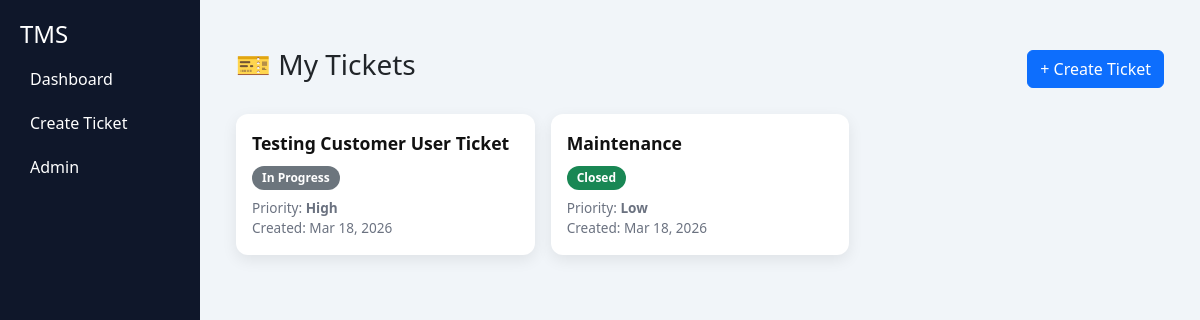
The page /my-tickets/ (signed in) on the database its author committed.
### tickets/models.py (models this page shows, shortened)
class Ticket(models.Model):
    title = models.CharField(max_length=255)
    description = models.TextField()
    department = models.CharField(max_length=100, default="General")
    project = models.CharField(max_length=100, default="General")
    priority = models.CharField(max_length=20, choices=PRIORITY_CHOICES)
    status = models.CharField(max_length=20, choices=STATUS_CHOICES, default='Open')
    created_at = models.DateTimeField(auto_now_add=True)
    sla_deadline = models.DateTimeField(null=True, blank=True)
    assigned_to = models.ForeignKey(User, on_delete=models.SET_NULL, null=True, blank=True, related_name='assigned_tickets')
    created_by = models.ForeignKey(User, on_delete=models.CASCADE, related_name='created_tickets')

### tickets/views.py (the view)
# urls.py: path('my-tickets/', views.my_tickets, name='my_tickets'),
@login_required
def my_tickets(request):
    tickets = Ticket.objects.filter(created_by=request.user)
    return render(request, 'tickets/my_tickets.html', {'tickets': tickets})

### tickets/context_processors.py (called while the page is built)
def user_roles(request):
    if request.user.is_authenticated:
        return {
            'is_customer': request.user.groups.filter(name='Customer').exists(),
            'is_agent': request.user.groups.filter(name='Support Agent').exists(),
            'is_admin': request.user.is_staff,
            "now": timezone.now(),
        }
    return {}

### tickets/templates/tickets/my_tickets.html (shortened to what this page needs)
{% extends 'base.html' %}
{% block content %}
<div class="container mt-4">
  <div class="d-flex justify-content-between align-items-center mb-4">
    <h3>🎫 My Tickets</h3>
    <a href="{% url 'tickets:create_ticket' %}" class="btn btn-primary">
      + Create Ticket
    </a>
  </div>
  <div class="row g-3">
    {% for ticket in tickets %}
    <div class="col-md-6 col-lg-4">
      <div class="ticket-card">
        <div class="ticket-title mb-2">
          <a href="{% url 'tickets:ticket_detail' ticket.id %}" style="text-decoration:none; color:#111;">
            {{ ticket.title }}
          </a>
        </div>
        <div class="mb-2">
          <span class="badge badge-status
            {% if ticket.status == 'Open' %}bg-primary
            {% elif ticket.status == 'Pending' %}bg-warning text-dark
            {% elif ticket.status == 'Closed' %}bg-success
            {% else %}bg-secondary{% endif %}">
            {{ ticket.status }}
          </span>
        </div>
        <div class="ticket-meta">
          Priority: <strong>{{ ticket.priority }}</strong><br>
          Created: {{ ticket.created_at|date:"M d, Y" }}
        </div>
      </div>
    </div>
    {% endfor %}
  </div>
</div>
{% endblock %}

### templates/base.html (style rules this page uses)
body { background:#f1f5f9; }

### tickets/templates/tickets/my_tickets.html (style rules this page uses)
.ticket-card { border: none; border-radius: 12px; padding: 16px; background: white; box-shadow: 0 5px 15px rgba(0,0,0,0.08); transition: 0.2s ease; }
.ticket-title { font-weight: 600; font-size: 1.1rem; }
.ticket-meta { font-size: 0.85rem; color: #6b7280; }
.badge-status { font-size: 0.75rem; padding: 6px 10px; border-radius: 20px; }

### rows shown on the page
Ticket: title "Testing Customer User Ticket", status "In Progress", priority "High", created_at "Mar 18, 2026"
Ticket: title "Maintenance", status "Closed", priority "Low", created_at "Mar 18, 2026"
